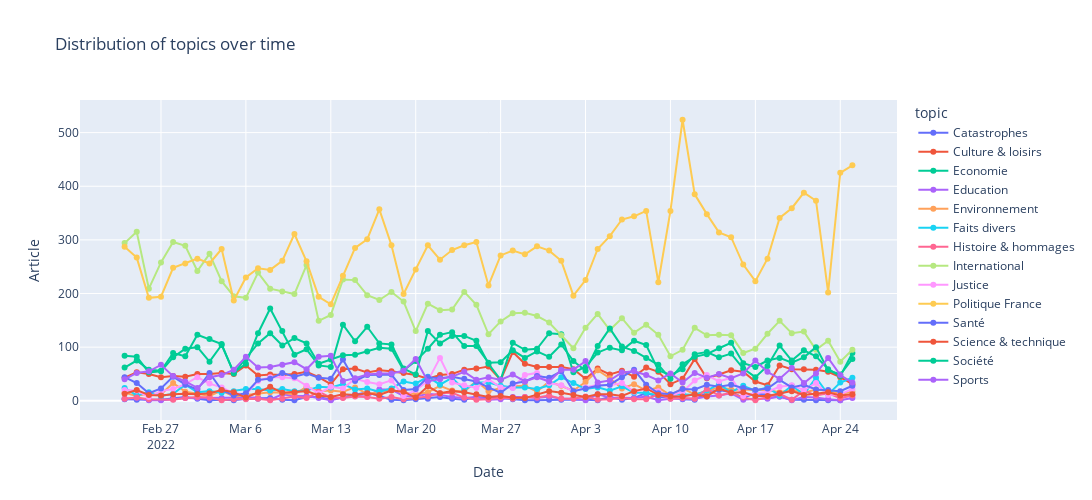

Notebook code for this chart:
### Markdown cell above
February 23th has a higher count (cut out in the lineplot below) that should not be taken into account : It was the first day of scraping, thus naturally has more unique articles since there were no previous days with which to compare.

### Code cell
px.line(number_topic_date[number_topic_date['Date']!='2022-02-23'], x='Date',y='Article', color='topic', title='Distribution of topics over time',
    width=1200,height=500,markers=True)
